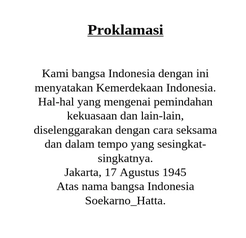
#> input picture src/test_abieb/proklamasi.png, 246 x 238 px; its folder holds only this picture in this run
$ python -i preprocessing.py   (imports and definitions only)
#> lines starting #> are read from the running program, lines starting #| are printed output that depends on the picture; after the words box and inside, x2 and y2 are one past the last pixel; in counts of white or black regions, pixels touching at a corner belong together
#> further down, picture is the input picture: shape (238, 246, 3); mean B, G, R 240.1, 240.1, 240.1
"""
Fungsi-fungsi tahap pengolahan citra untuk pipeline usulan.
Setiap fungsi menerima dan mengembalikan citra dalam format numpy array (OpenCV, BGR atau grayscale).

TODO (Computer Vision Engineer): isi logika tiap fungsi.
"""
import cv2
import numpy as np


def _to_gray(image: np.ndarray) -> np.ndarray:
    """Ubah ke grayscale kalau citra masih berwarna, kalau sudah grayscale dibiarkan."""
    if image.ndim == 3:
        return cv2.cvtColor(image, cv2.COLOR_BGR2GRAY)
    return image


# [12 lines left out: function _order_points, not called in this run]

def correct_perspective(image: np.ndarray, min_area_ratio: float = 0.2) -> np.ndarray:
    """
    Mendeteksi tepi/kontur kertas pada foto, lalu melakukan transformasi
    perspektif agar kertas tampak lurus dan rata (bird's-eye view).

    TODO: deteksi kontur terbesar -> approxPolyDP -> getPerspectiveTransform -> warpPerspective
    """

    gray = _to_gray(image)
    blur = cv2.GaussianBlur(gray, (5, 5), 0)
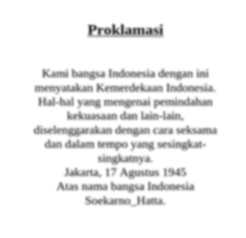
#> blur: shape (238, 246); min 61, max 255, mean 240.2

    # Cari tepi, lalu tebalkan supaya garis tepi kertas tersambung jadi satu kontur
    edges = cv2.Canny(blur, 50, 150)
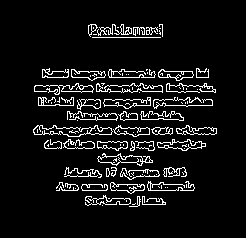
#> edges: shape (238, 246); 7.9% white in thin lines or dots, all inside (x1, y1, x2, y2) = (33, 24, 217, 207)
    edges = cv2.dilate(edges, np.ones((3, 3), np.uint8), iterations=2)
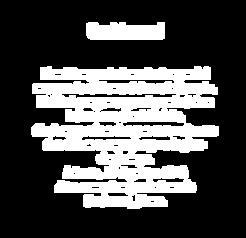
#> edges: shape (238, 246); 31.6% white; 2 white regions

    contours, _ = cv2.findContours(edges, cv2.RETR_EXTERNAL, cv2.CHAIN_APPROX_SIMPLE)
#> contours = 2 contours; box (x1, y1, x2, y2) and area: (31, 66, 219, 209) 17802, (86, 22, 165, 40) 1182
    if not contours:
        return image

    luas_foto = image.shape[0] * image.shape[1]
#> luas_foto = 58548

    # Periksa beberapa kontur terbesar, ambil yang pertama berbentuk segi empat
    for kontur in sorted(contours, key=cv2.contourArea, reverse=True)[:5]:
        if cv2.contourArea(kontur) < min_area_ratio * luas_foto:
            break
        keliling = cv2.arcLength(kontur, True)
        pendekatan = cv2.approxPolyDP(kontur, 0.02 * keliling, True)

        if len(pendekatan) == 4:
            kiri_atas, kanan_atas, kanan_bawah, kiri_bawah = _order_points(pendekatan)

            # Ukuran hasil = sisi terpanjang untuk lebar dan tinggi
            lebar = int(max(np.linalg.norm(kanan_bawah - kiri_bawah),
                            np.linalg.norm(kanan_atas - kiri_atas)))
            tinggi = int(max(np.linalg.norm(kanan_atas - kanan_bawah),
                             np.linalg.norm(kiri_atas - kiri_bawah)))

            asal = np.array([kiri_atas, kanan_atas, kanan_bawah, kiri_bawah], dtype="float32")
            tujuan = np.array([[0, 0], [lebar - 1, 0],
                               [lebar - 1, tinggi - 1], [0, tinggi - 1]], dtype="float32")

            matriks = cv2.getPerspectiveTransform(asal, tujuan)
            return cv2.warpPerspective(image, matriks, (lebar, tinggi))
#> this loop made 2 passes
#> keliling on pass 1: 1679.5

    return image


    #raise NotImplementedError


# [57 lines left out: functions denoise_and_sharpen, adaptive_threshold, apply_morphology, not called in this run]

    #raise NotImplementedError

>>> import cv2
>>> picture = cv2.imread('test_abieb/proklamasi.png')
>>> result = correct_perspective(picture)
